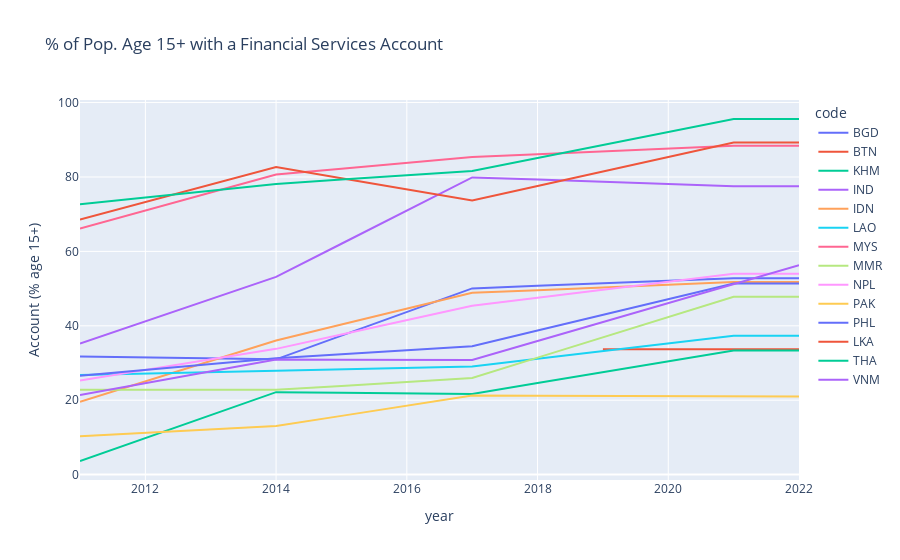

The notebook cell this image was saved under:
### Code cell
#interactive
px.line(
    df_for_interactive,
    x = 'year',
    y = 'Account (% age 15+)',
    color = 'code',
    title='% of Pop. Age 15+ with a Financial Services Account'
)

### Figure 1 — Plotly figure (JSON) as saved in the notebook; plotly's stock layout.template omitted (floating-point values rounded to 4 significant figures)
{"data": [{"hovertemplate": "code=BGD<br>year=%{x}<br>Account (% age 15+)=%{y}<extra></extra>", "legendgroup": "BGD", "line": {"color": "#636efa", "dash": "solid"}, "marker": {"symbol": "circle"}, "mode": "lines", "name": "BGD", "orientation": "v", "showlegend": true, "type": "scatter", "x": [2011, 2012, 2013, 2014, 2015, 2016, 2016, 2017, 2017, 2018, 2018, 2019, 2019, 2020, 2020, 2021, 2021, 2022, 2022], "xaxis": "x", "y": [31.74, 31.49, 31.24, 30.99, 37.34, 43.7, 43.7, 50.05, 50.05, 50.74, 50.74, 51.43, 51.43, 52.12, 52.12, 52.81, 52.81, 52.81, 52.81], "yaxis": "y"}, {"hovertemplate": "code=BTN<br>year=%{x}<br>Account (% age 15+)=%{y}<extra></extra>", "legendgroup": "BTN", "line": {"color": "#EF553B", "dash": "solid"}, "marker": {"symbol": "circle"}, "mode": "lines", "name": "BTN", "orientation": "v", "showlegend": true, "type": "scatter", "x": [2019, 2019, 2020, 2020, 2021, 2021, 2022, 2022], "xaxis": "x", "y": [33.67, 33.67, 33.67, 33.67, 33.67, 33.67, 33.67, 33.67], "yaxis": "y"}, {"hovertemplate": "code=KHM<br>year=%{x}<br>Account (% age 15+)=%{y}<extra></extra>", "legendgroup": "KHM", "line": {"color": "#00cc96", "dash": "solid"}, "marker": {"symbol": "circle"}, "mode": "lines", "name": "KHM", "orientation": "v", "showlegend": true, "type": "scatter", "x": [2011, 2012, 2013, 2014, 2015, 2016, 2016, 2017, 2017, 2018, 2018, 2019, 2019, 2020, 2020, 2021, 2021, 2022, 2022], "xaxis": "x", "y": [3.66, 9.83, 16.0, 22.17, 22.0, 21.84, 21.84, 21.67, 21.67, 24.6, 24.6, 27.53, 27.53, 30.46, 30.46, 33.39, 33.39, 33.39, 33.39], "yaxis": "y"}, {"hovertemplate": "code=IND<br>year=%{x}<br>Account (% age 15+)=%{y}<extra></extra>", "legendgroup": "IND", "line": {"color": "#ab63fa", "dash": "solid"}, "marker": {"symbol": "circle"}, "mode": "lines", "name": "IND", "orientation": "v", "showlegend": true, "type": "scatter", "x": [2011, 2012, 2013, 2014, 2015, 2016, 2016, 2017, 2017, 2018, 2018, 2019, 2019, 2020, 2020, 2021, 2021, 2022, 2022], "xaxis": "x", "y": [35.23, 41.2, 47.17, 53.14, 62.05, 70.97, 70.97, 79.88, 79.88, 79.29, 79.29, 78.7, 78.7, 78.12, 78.12, 77.53, 77.53, 77.53, 77.53], "yaxis": "y"}, {"hovertemplate": "code=IDN<br>year=%{x}<br>Account (% age 15+)=%{y}<extra></extra>", "legendgroup": "IDN", "line": {"color": "#FFA15A", "dash": "solid"}, "marker": {"symbol": "circle"}, "mode": "lines", "name": "IDN", "orientation": "v", "showlegend": true, "type": "scatter", "x": [2011, 2012, 2013, 2014, 2015, 2016, 2016, 2017, 2017, 2018, 2018, 2019, 2019, 2020, 2020, 2021, 2021, 2022, 2022], "xaxis": "x", "y": [19.58, 25.07, 30.57, 36.06, 40.33, 44.59, 44.59, 48.86, 48.86, 49.59, 49.59, 50.31, 50.31, 51.03, 51.03, 51.76, 51.76, 51.76, 51.76], "yaxis": "y"}, {"hovertemplate": "code=LAO<br>year=%{x}<br>Account (% age 15+)=%{y}<extra></extra>", "legendgroup": "LAO", "line": {"color": "#19d3f3", "dash": "solid"}, "marker": {"symbol": "circle"}, "mode": "lines", "name": "LAO", "orientation": "v", "showlegend": true, "type": "scatter", "x": [2011, 2012, 2013, 2014, 2015, 2016, 2016, 2017, 2017, 2018, 2018, 2019, 2019, 2020, 2020, 2021, 2021, 2022, 2022], "xaxis": "x", "y": [26.77, 27.15, 27.53, 27.91, 28.3, 28.68, 28.68, 29.06, 29.06, 31.12, 31.12, 33.19, 33.19, 35.26, 35.26, 37.32, 37.32, 37.32, 37.32], "yaxis": "y"}, {"hovertemplate": "code=MYS<br>year=%{x}<br>Account (% age 15+)=%{y}<extra></extra>", "legendgroup": "MYS", "line": {"color": "#FF6692", "dash": "solid"}, "marker": {"symbol": "circle"}, "mode": "lines", "name": "MYS", "orientation": "v", "showlegend": true, "type": "scatter", "x": [2011, 2012, 2013, 2014, 2015, 2016, 2017, 2018, 2019, 2020, 2021, 2022], "xaxis": "x", "y": [66.17, 71.0, 75.84, 80.67, 82.23, 83.78, 85.34, 86.1, 86.86, 87.61, 88.37, 88.37], "yaxis": "y"}, {"hovertemplate": "code=MMR<br>year=%{x}<br>Account (% age 15+)=%{y}<extra></extra>", "legendgroup": "MMR", "line": {"color": "#B6E880", "dash": "solid"}, "marker": {"symbol": "circle"}, "mode": "lines", "name": "MMR", "orientation": "v", "showlegend": true, "type": "scatter", "x": [2011, 2012, 2013, 2014, 2015, 2016, 2016, 2017, 2017, 2018, 2018, 2019, 2019, 2020, 2020, 2021, 2021, 2022, 2022], "xaxis": "x", "y": [22.78, 22.78, 22.78, 22.78, 23.85, 24.92, 24.92, 25.99, 25.99, 31.44, 31.44, 36.89, 36.89, 42.34, 42.34, 47.79, 47.79, 47.79, 47.79], "yaxis": "y"}, {"hovertemplate": "code=NPL<br>year=%{x}<br>Account (% age 15+)=%{y}<extra></extra>", "legendgroup": "NPL", "line": {"color": "#FF97FF", "dash": "solid"}, "marker": {"symbol": "circle"}, "mode": "lines", "name": "NPL", "orientation": "v", "showlegend": true, "type": "scatter", "x": [2011, 2012, 2013, 2014, 2015, 2016, 2016, 2017, 2017, 2018, 2018, 2019, 2019, 2020, 2020, 2021, 2021, 2022, 2022], "xaxis": "x", "y": [25.31, 28.14, 30.97, 33.8, 37.66, 41.53, 41.53, 45.39, 45.39, 47.54, 47.54, 49.7, 49.7, 51.85, 51.85, 54.0, 54.0, 54.0, 54.0], "yaxis": "y"}, {"hovertemplate": "code=PAK<br>year=%{x}<br>Account (% age 15+)=%{y}<extra></extra>", "legendgroup": "PAK", "line": {"color": "#FECB52", "dash": "solid"}, "marker": {"symbol": "circle"}, "mode": "lines", "name": "PAK", "orientation": "v", "showlegend": true, "type": "scatter", "x": [2011, 2012, 2013, 2014, 2015, 2016, 2016, 2017, 2017, 2018, 2018, 2019, 2019, 2020, 2020, 2021, 2021, 2022, 2022], "xaxis": "x", "y": [10.31, 11.22, 12.13, 13.04, 15.79, 18.54, 18.54, 21.29, 21.29, 21.21, 21.21, 21.14, 21.14, 21.06, 21.06, 20.98, 20.98, 20.98, 20.98], "yaxis": "y"}, {"hovertemplate": "code=PHL<br>year=%{x}<br>Account (% age 15+)=%{y}<extra></extra>", "legendgroup": "PHL", "line": {"color": "#636efa", "dash": "solid"}, "marker": {"symbol": "circle"}, "mode": "lines", "name": "PHL", "orientation": "v", "showlegend": true, "type": "scatter", "x": [2011, 2012, 2013, 2014, 2015, 2016, 2016, 2017, 2017, 2018, 2018, 2019, 2019, 2020, 2020, 2021, 2021, 2022, 2022], "xaxis": "x", "y": [26.56, 28.14, 29.71, 31.29, 32.36, 33.43, 33.43, 34.5, 34.5, 38.72, 38.72, 42.94, 42.94, 47.15, 47.15, 51.37, 51.37, 51.37, 51.37], "yaxis": "y"}, {"hovertemplate": "code=LKA<br>year=%{x}<br>Account (% age 15+)=%{y}<extra></extra>", "legendgroup": "LKA", "line": {"color": "#EF553B", "dash": "solid"}, "marker": {"symbol": "circle"}, "mode": "lines", "name": "LKA", "orientation": "v", "showlegend": true, "type": "scatter", "x": [2011, 2012, 2013, 2014, 2015, 2016, 2017, 2018, 2019, 2020, 2021, 2022], "xaxis": "x", "y": [68.53, 73.25, 77.97, 82.69, 79.68, 76.66, 73.65, 77.56, 81.46, 85.36, 89.27, 89.27], "yaxis": "y"}, {"hovertemplate": "code=THA<br>year=%{x}<br>Account (% age 15+)=%{y}<extra></extra>", "legendgroup": "THA", "line": {"color": "#00cc96", "dash": "solid"}, "marker": {"symbol": "circle"}, "mode": "lines", "name": "THA", "orientation": "v", "showlegend": true, "type": "scatter", "x": [2011, 2012, 2013, 2014, 2015, 2016, 2016, 2017, 2017, 2018, 2018, 2019, 2019, 2020, 2020, 2021, 2021, 2022, 2022], "xaxis": "x", "y": [72.67, 74.49, 76.32, 78.14, 79.29, 80.44, 80.44, 81.59, 81.59, 85.09, 85.09, 88.59, 88.59, 92.08, 92.08, 95.58, 95.58, 95.58, 95.58], "yaxis": "y"}, {"hovertemplate": "code=VNM<br>year=%{x}<br>Account (% age 15+)=%{y}<extra></extra>", "legendgroup": "VNM", "line": {"color": "#ab63fa", "dash": "solid"}, "marker": {"symbol": "circle"}, "mode": "lines", "name": "VNM", "orientation": "v", "showlegend": true, "type": "scatter", "x": [2011, 2012, 2013, 2014, 2015, 2016, 2016, 2017, 2017, 2018, 2018, 2019, 2019, 2020, 2020, 2021, 2021, 2022, 2022], "xaxis": "x", "y": [21.37, 24.56, 27.76, 30.95, 30.9, 30.85, 30.85, 30.8, 30.8, 35.89, 35.89, 40.99, 40.99, 46.08, 46.08, 51.18, 51.18, 56.27, 56.27], "yaxis": "y"}], "layout": {"legend": {"title": {"text": "code"}, "tracegroupgap": 0}, "title": {"text": "% of Pop. Age 15+ with a Financial Services Account"}, "xaxis": {"anchor": "y", "domain": [0, 1], "title": {"text": "year"}}, "yaxis": {"anchor": "x", "domain": [0, 1], "title": {"text": "Account (% age 15+)"}}}}
